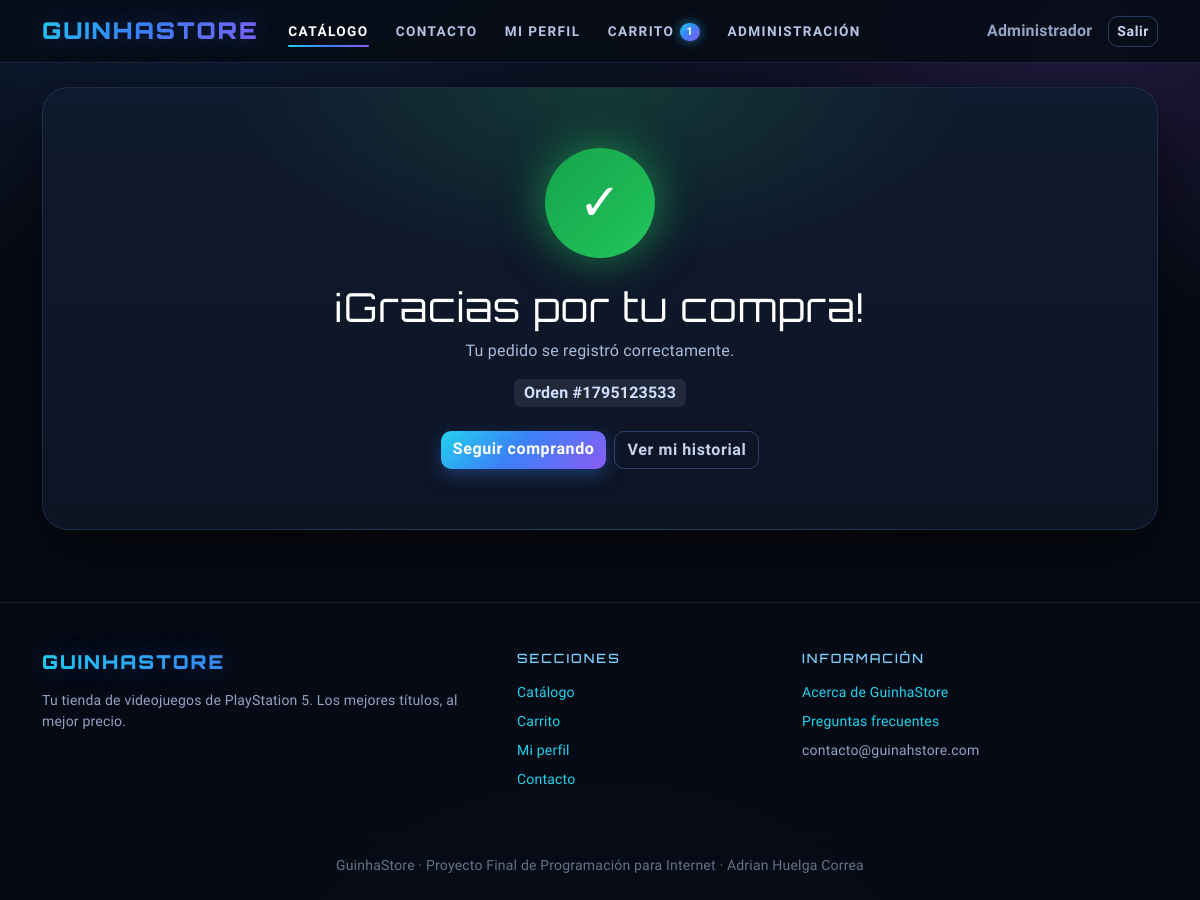
Page /gracias.php?orden=1795123533 (signed in) on the earlier database version.
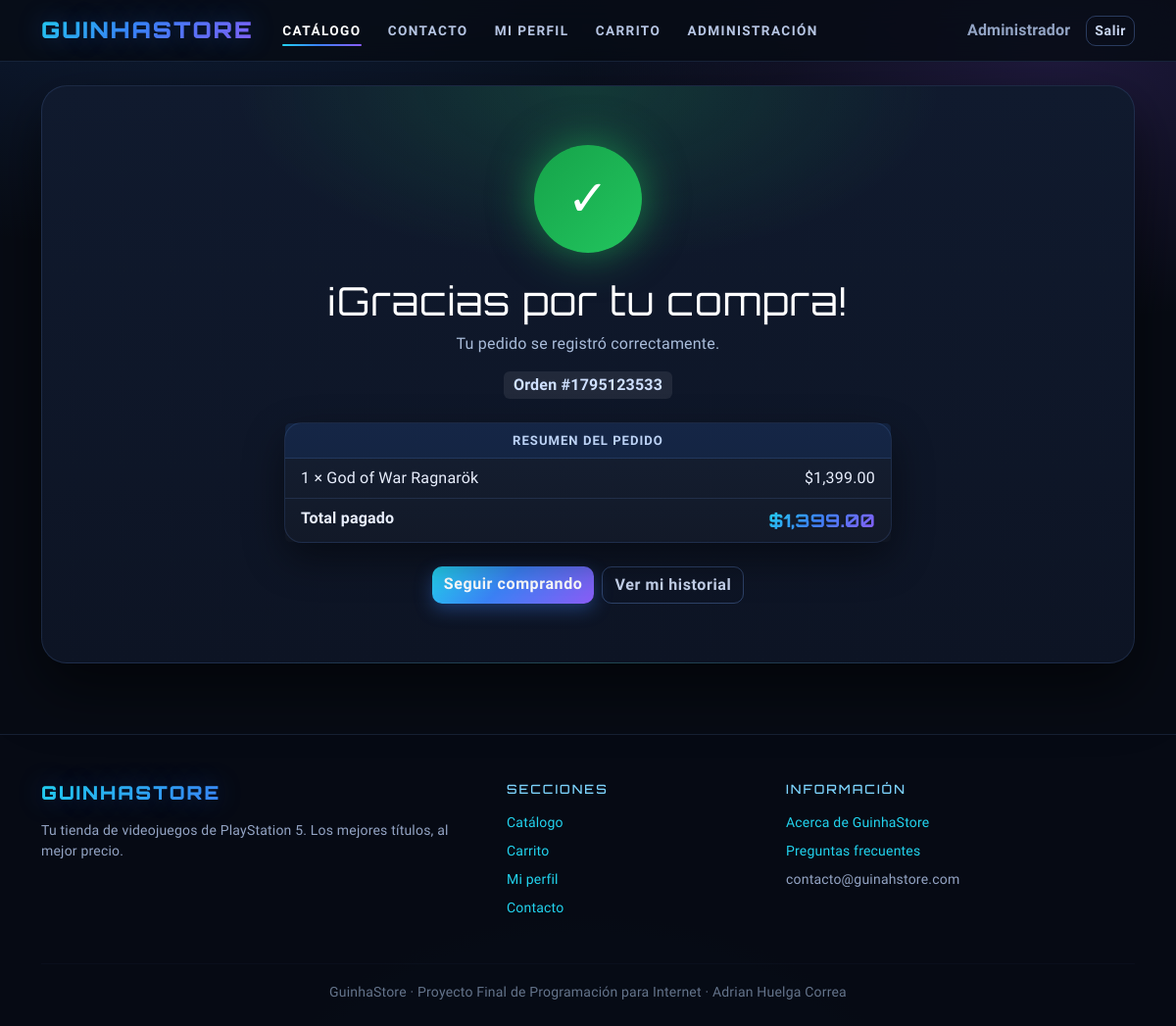
Same page on the later database version.
### tables this page shows
CREATE TABLE `historial` (
  `id` int(11) NOT NULL AUTO_INCREMENT,
  `id_orden` int(11) NOT NULL,
  `id_usuario` int(11) NOT NULL,
  `id_producto` int(11) NOT NULL,
  `cantidad` int(11) NOT NULL DEFAULT 1,
  `precio_unitario` decimal(10,2) NOT NULL DEFAULT 0.00,
  `fecha` datetime NOT NULL DEFAULT current_timestamp(),
  PRIMARY KEY (`id`),
  KEY `idx_hist_usuario` (`id_usuario`),
  KEY `id_producto` (`id_producto`),
  CONSTRAINT `historial_ibfk_1` FOREIGN KEY (`id_usuario`) REFERENCES `usuarios` (`id`) ON DELETE CASCADE,
  CONSTRAINT `historial_ibfk_2` FOREIGN KEY (`id_producto`) REFERENCES `productos` (`id`) ON DELETE CASCADE
);

CREATE TABLE `productos` (
  `id` int(11) NOT NULL AUTO_INCREMENT,
  `nombre` varchar(150) NOT NULL,
  `descripcion` text DEFAULT NULL,
  `foto` mediumblob DEFAULT NULL,
  `precio` decimal(10,2) NOT NULL DEFAULT 0.00,
  `stock` int(11) NOT NULL DEFAULT 0,
  `fabricante` varchar(100) DEFAULT NULL,
  `origen` varchar(100) DEFAULT NULL,
  PRIMARY KEY (`id`)
);

### html/auth.php (called while the page is built, shortened)
<?php
function usuarioActual()
{
    return $_SESSION["usuario"] ?? null;
}

### html/util.php (called while the page is built, shortened)
<?php
function precio($valor)
{
    return "$" . number_format((float) $valor, 2);
}

### html/gracias.php (the view, shortened to what the changed rows need)
<?php
require "conexion.php";
require "util.php";
require "auth.php";
$usuario = usuarioActual();
$idOrden = (int) ($_GET["orden"] ?? 0);
$stmt = mysqli_prepare($con, "SELECT h.cantidad, h.precio_unitario, p.nombre
                              FROM historial h JOIN productos p ON h.id_producto = p.id
                              WHERE h.id_orden = ? AND h.id_usuario = ?
                              ORDER BY h.id ASC");
mysqli_stmt_bind_param($stmt, "ii", $idOrden, $usuario["id"]);
mysqli_stmt_execute($stmt);
$r = mysqli_stmt_get_result($stmt);
$items = mysqli_fetch_all($r, MYSQLI_ASSOC);
$total = 0;
foreach ($items as $it) {
    $total += $it["cantidad"] * $it["precio_unitario"];
}
$paginaActiva = "catalogo";
include "header.php";
?>
<div class="gracias animar">
    <h1 class="display-6 mb-2" style="color:#fff;">¡Gracias por tu compra!</h1>
    <?php if (count($items) > 0) { ?>
        <div class="card mx-auto" style="max-width: 620px;">
            <div class="card-header">Resumen del pedido</div>
            <ul class="list-group list-group-flush">
                <?php foreach ($items as $it) { ?>
                    <li class="list-group-item d-flex justify-content-between">
                        <span><?php echo (int) $it["cantidad"]; ?> × <?php echo htmlspecialchars($it["nombre"]); ?></span>
                        <span><?php echo precio($it["cantidad"] * $it["precio_unitario"]); ?></span>
                    </li>
                <?php } ?>
                <li class="list-group-item d-flex justify-content-between fw-bold">
                    <span>Total pagado</span>
                    <span class="precio"><?php echo precio($total); ?></span>
                </li>
            </ul>
        </div>
    <?php } ?>
</div>
<?php include "footer.php"; ?>

### html/header.php (shortened to what the changed rows need)
<?php
require_once __DIR__ . "/auth.php";
require_once __DIR__ . "/conexion.php";
$usuario = usuarioActual();
$paginaActiva = $paginaActiva ?? "";
$articulosCarrito = 0;
if ($usuario) {
    $stmtCarrito = mysqli_prepare($con, "SELECT COALESCE(SUM(cantidad), 0) AS total FROM carrito WHERE id_usuario = ?");
    mysqli_stmt_bind_param($stmtCarrito, "i", $usuario["id"]);
    mysqli_stmt_execute($stmtCarrito);
    $resCarrito = mysqli_stmt_get_result($stmtCarrito);
    $filaCarrito = mysqli_fetch_assoc($resCarrito);
    $articulosCarrito = (int) $filaCarrito["total"];
}
?>
<!DOCTYPE html>
<html lang="es">
<head>
    <link href="https://cdn.jsdelivr.net/npm/bootstrap@5.3.3/dist/css/bootstrap.min.css" rel="stylesheet">
    <link rel="stylesheet" href="estilos.css">
</head>
<body>
    <nav class="navbar navbar-expand-lg navbar-dark">
        <div class="container">
            <div class="collapse navbar-collapse" id="menuPrincipal">
                <ul class="navbar-nav me-auto mb-2 mb-lg-0">
                    <?php if ($usuario) { ?>
                        <li class="nav-item">
                            <a class="nav-link <?php echo $paginaActiva === 'carrito' ? 'active' : ''; ?>"
                                href="carrito.php">Carrito<?php if ($articulosCarrito > 0) { ?><span
                                    class="badge-contador"><?php echo $articulosCarrito; ?></span><?php } ?></a>
                        </li>
                    <?php } ?>
                </ul>
            </div>
        </div>
    </nav>
    <main class="container py-4">

Differences in the rows shown:
added historial: cantidad "1", id_producto.nombre "God of War Ragnarök", precio($it["cantidad"] * $it["precio_unitario"]) "$1,399.00"
Other differences:
$articulosCarrito: "1" → (not shown)
text now shown: "RESUMEN DEL PEDIDO Total pagado"
